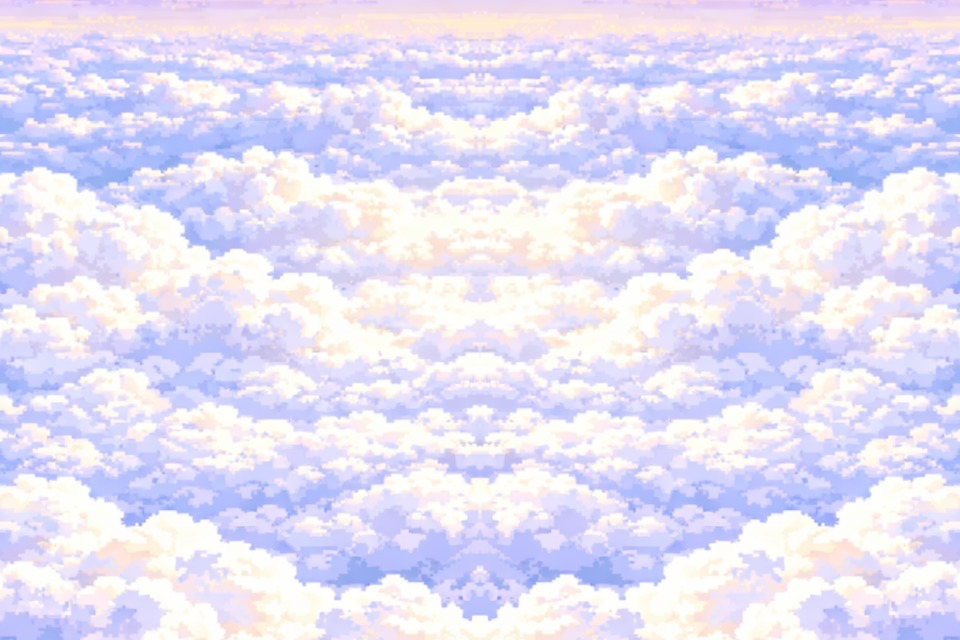

A 2D game scene composited from a Tiled map and its tileset images. What follows is a short description and the map's XML, with every tile layer's data as written:
An orthogonal 30x20 tile map with 32x32 px tiles, 1 tile layer (Capa de patrones 1).

<map version="1.10" tiledversion="1.12.1" orientation="orthogonal" renderorder="right-down" width="30" height="20" tilewidth="32" tileheight="32" infinite="0" nextlayerid="2" nextobjectid="1">
 <tileset firstgid="1" source="MapaCielo.tsx" />
 <layer id="1" name="Capa de patrones 1" width="30" height="20">
  <data encoding="csv">
2147483984,2147483983,2147483982,2147483981,2147483980,2147483979,2147483978,2147483977,2147483976,2147483975,2147483974,2147483973,2147483972,2147483971,2147483970,322,323,324,325,326,327,328,329,330,331,332,333,334,335,336,
2147484032,2147484031,2147484030,2147484029,2147484028,2147484027,2147484026,2147484025,2147484024,2147484023,2147484022,2147484021,2147484020,2147484019,2147484018,370,371,372,373,374,375,376,377,378,379,380,381,382,383,384,
2147484080,2147484079,2147484078,2147484077,2147484076,2147484075,2147484074,2147484073,2147484072,2147484071,2147484070,2147484069,2147484068,2147484067,2147484066,418,419,420,421,422,423,424,425,426,427,428,429,430,431,432,
2147484128,2147484127,2147484126,2147484125,2147484124,2147484123,2147484122,2147484121,2147484120,2147484119,2147484118,2147484117,2147484116,2147484115,2147484114,466,467,468,469,470,471,472,473,474,475,476,477,478,479,480,
2147484176,2147484175,2147484174,2147484173,2147484172,2147484171,2147484170,2147484169,2147484168,2147484167,2147484166,2147484165,2147484164,2147484163,2147484162,514,515,516,517,518,519,520,521,522,523,524,525,526,527,528,
2147484224,2147484223,2147484222,2147484221,2147484220,2147484219,2147484218,2147484217,2147484216,2147484215,2147484214,2147484213,2147484212,2147484211,2147484210,562,563,564,565,566,567,568,569,570,571,572,573,574,575,576,
2147484272,2147484271,2147484270,2147484269,2147484268,2147484267,2147484266,2147484265,2147484264,2147484263,2147484262,2147484261,2147484260,2147484259,2147484258,610,611,612,613,614,615,616,617,618,619,620,621,622,623,624,
2147484320,2147484319,2147484318,2147484317,2147484316,2147484315,2147484314,2147484313,2147484312,2147484311,2147484310,2147484309,2147484308,2147484307,2147484306,658,659,660,661,662,663,664,665,666,667,668,669,670,671,672,
2147484368,2147484367,2147484366,2147484365,2147484364,2147484363,2147484362,2147484361,2147484360,2147484359,2147484358,2147484357,2147484356,2147484355,2147484354,706,707,708,709,710,711,712,713,714,715,716,717,718,719,720,
2147484416,2147484415,2147484414,2147484413,2147484412,2147484411,2147484410,2147484409,2147484408,2147484407,2147484406,2147484405,2147484404,2147484403,2147484402,754,755,756,757,758,759,760,761,762,763,764,765,766,767,768,
2147484464,2147484463,2147484462,2147484461,2147484460,2147484459,2147484458,2147484457,2147484456,2147484455,2147484454,2147484453,2147484452,2147484451,2147484450,802,803,804,805,806,807,808,809,810,811,812,813,814,815,816,
2147484512,2147484511,2147484510,2147484509,2147484508,2147484507,2147484506,2147484505,2147484504,2147484503,2147484502,2147484501,2147484500,2147484499,2147484498,850,851,852,853,854,855,856,857,858,859,860,861,862,863,864,
2147484560,2147484559,2147484558,2147484557,2147484556,2147484555,2147484554,2147484553,2147484552,2147484551,2147484550,2147484549,2147484548,2147484547,2147484546,898,899,900,901,902,903,904,905,906,907,908,909,910,911,912,
2147484608,2147484607,2147484606,2147484605,2147484604,2147484603,2147484602,2147484601,2147484600,2147484599,2147484598,2147484597,2147484596,2147484595,2147484594,946,947,948,949,950,951,952,953,954,955,956,957,958,959,960,
2147484656,2147484655,2147484654,2147484653,2147484652,2147484651,2147484650,2147484649,2147484648,2147484647,2147484646,2147484645,2147484644,2147484643,2147484642,994,995,996,997,998,999,1000,1001,1002,1003,1004,1005,1006,1007,1008,
2147484704,2147484703,2147484702,2147484701,2147484700,2147484699,2147484698,2147484697,2147484696,2147484695,2147484694,2147484693,2147484692,2147484691,2147484690,1042,1043,1044,1045,1046,1047,1048,1049,1050,1051,1052,1053,1054,1055,1056,
2147484752,2147484751,2147484750,2147484749,2147484748,2147484747,2147484746,2147484745,2147484744,2147484743,2147484742,2147484741,2147484740,2147484739,2147484738,1090,1091,1092,1093,1094,1095,1096,1097,1098,1099,1100,1101,1102,1103,1104,
2147484800,2147484799,2147484798,2147484797,2147484796,2147484795,2147484794,2147484793,2147484792,2147484791,2147484790,2147484789,2147484788,2147484787,2147484786,1138,1139,1140,1141,1142,1143,1144,1145,1146,1147,1148,1149,1150,1151,1152,
2147484848,2147484847,2147484846,2147484845,2147484844,2147484843,2147484842,2147484841,2147484840,2147484839,2147484838,2147484837,2147484836,2147484835,2147484834,1186,1187,1188,1189,1190,1191,1192,1193,1194,1195,1196,1197,1198,1199,1200,
2147484896,2147484895,2147484894,2147484893,2147484892,2147484891,2147484890,2147484889,2147484888,2147484887,2147484886,2147484885,2147484884,2147484883,2147484882,1234,1235,1236,1237,1238,1239,1240,1241,1242,1243,1244,1245,1246,1247,1248
</data>
 </layer>
</map>
